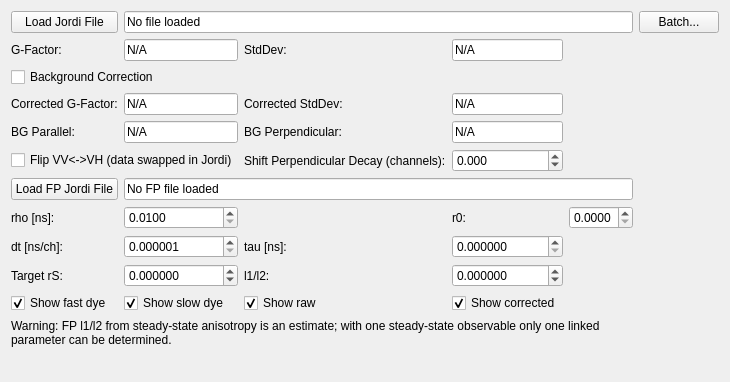
<?xml version="1.0" encoding="UTF-8"?>
<ui version="4.0">
 <class>JordiGFactorCalculator</class>
 <widget class="QWidget" name="JordiGFactorCalculator">
  <property name="windowTitle">
   <string>Jordi G-Factor Calculator</string>
  </property>
  <layout class="QVBoxLayout" name="mainLayout">
   <item>
    <layout class="QGridLayout" name="controlsLayout">
     <item row="0" column="0">
      <widget class="QPushButton" name="load_button">
       <property name="text">
        <string>Load Jordi File</string>
       </property>
      </widget>
     </item>
     <item row="0" column="1" colspan="4">
      <widget class="QLineEdit" name="file_label">
       <property name="readOnly">
        <bool>true</bool>
       </property>
       <property name="text">
        <string>No file loaded</string>
       </property>
      </widget>
     </item>
     <item row="0" column="5">
      <widget class="QPushButton" name="batch_button">
       <property name="text">
        <string>Batch...</string>
       </property>
      </widget>
     </item>

     <item row="1" column="0"><widget class="QLabel" name="g_factor_label"><property name="text"><string>G-Factor:</string></property></widget></item>
     <item row="1" column="1"><widget class="QLineEdit" name="g_factor_value"><property name="readOnly"><bool>false</bool></property><property name="text"><string>N/A</string></property></widget></item>
     <item row="1" column="2"><widget class="QLabel" name="g_factor_stddev_label"><property name="text"><string>StdDev:</string></property></widget></item>
     <item row="1" column="3"><widget class="QLineEdit" name="g_factor_stddev_value"><property name="readOnly"><bool>true</bool></property><property name="text"><string>N/A</string></property></widget></item>

     <item row="2" column="0" colspan="4">
      <widget class="QCheckBox" name="bg_correction_checkbox">
       <property name="text"><string>Background Correction</string></property>
      </widget>
     </item>

     <item row="3" column="0"><widget class="QLabel" name="corrected_g_factor_label"><property name="text"><string>Corrected G-Factor:</string></property></widget></item>
     <item row="3" column="1"><widget class="QLineEdit" name="corrected_g_factor_value"><property name="readOnly"><bool>true</bool></property><property name="text"><string>N/A</string></property></widget></item>
     <item row="3" column="2"><widget class="QLabel" name="corrected_g_factor_stddev_label"><property name="text"><string>Corrected StdDev:</string></property></widget></item>
     <item row="3" column="3"><widget class="QLineEdit" name="corrected_g_factor_stddev_value"><property name="readOnly"><bool>true</bool></property><property name="text"><string>N/A</string></property></widget></item>

     <item row="4" column="0"><widget class="QLabel" name="bg_parallel_label"><property name="text"><string>BG Parallel:</string></property></widget></item>
     <item row="4" column="1"><widget class="QLineEdit" name="bg_parallel_value"><property name="readOnly"><bool>true</bool></property><property name="text"><string>N/A</string></property></widget></item>
     <item row="4" column="2"><widget class="QLabel" name="bg_perpendicular_label"><property name="text"><string>BG Perpendicular:</string></property></widget></item>
     <item row="4" column="3"><widget class="QLineEdit" name="bg_perpendicular_value"><property name="readOnly"><bool>true</bool></property><property name="text"><string>N/A</string></property></widget></item>

     <item row="5" column="0" colspan="2">
      <widget class="QCheckBox" name="flip_checkbox">
       <property name="text"><string>Flip VV&lt;-&gt;VH (data swapped in Jordi)</string></property>
      </widget>
     </item>
     <item row="5" column="2"><widget class="QLabel" name="shift_label"><property name="text"><string>Shift Perpendicular Decay (channels):</string></property></widget></item>
     <item row="5" column="3"><widget class="QDoubleSpinBox" name="shift_spinbox"><property name="decimals"><number>3</number></property><property name="minimum"><double>-150.0</double></property><property name="maximum"><double>150.0</double></property><property name="singleStep"><double>1.0</double></property></widget></item>

     <item row="6" column="0"><widget class="QPushButton" name="fp_load_button"><property name="text"><string>Load FP Jordi File</string></property></widget></item>
     <item row="6" column="1" colspan="4"><widget class="QLineEdit" name="fp_file_label"><property name="readOnly"><bool>true</bool></property><property name="text"><string>No FP file loaded</string></property></widget></item>

     <item row="7" column="0"><widget class="QLabel" name="fp_rho_label"><property name="text"><string>rho [ns]:</string></property></widget></item>
     <item row="7" column="1"><widget class="QDoubleSpinBox" name="fp_rho_spinbox"><property name="decimals"><number>4</number></property><property name="minimum"><double>0.01</double></property><property name="maximum"><double>100000.0</double></property><property name="singleStep"><double>0.1</double></property></widget></item>
     <item row="7" column="3"><widget class="QLabel" name="fp_r0_label"><property name="text"><string>r0:</string></property></widget></item>
     <item row="7" column="4"><widget class="QDoubleSpinBox" name="fp_r0_spinbox"><property name="decimals"><number>4</number></property><property name="minimum"><double>0.0</double></property><property name="maximum"><double>1.0</double></property><property name="singleStep"><double>0.01</double></property></widget></item>

     <item row="8" column="0"><widget class="QLabel" name="fp_dt_label"><property name="text"><string>dt [ns/ch]:</string></property></widget></item>
     <item row="8" column="1"><widget class="QDoubleSpinBox" name="fp_dt_spinbox"><property name="decimals"><number>6</number></property><property name="minimum"><double>0.000001</double></property><property name="maximum"><double>1000.0</double></property><property name="singleStep"><double>0.001</double></property></widget></item>
     <item row="8" column="2"><widget class="QLabel" name="fp_tau_label"><property name="text"><string>tau [ns]:</string></property></widget></item>
     <item row="8" column="3"><widget class="QDoubleSpinBox" name="fp_tau_value"><property name="decimals"><number>6</number></property><property name="minimum"><double>0.0</double></property><property name="maximum"><double>1000000.0</double></property><property name="singleStep"><double>0.01</double></property></widget></item>

     <item row="9" column="0"><widget class="QLabel" name="fp_rs_label"><property name="text"><string>Target rS:</string></property></widget></item>
     <item row="9" column="1"><widget class="QDoubleSpinBox" name="fp_rs_value"><property name="decimals"><number>6</number></property><property name="minimum"><double>-1.0</double></property><property name="maximum"><double>1.0</double></property><property name="singleStep"><double>0.001</double></property></widget></item>
     <item row="9" column="2"><widget class="QLabel" name="fp_l1_label"><property name="text"><string>l1/l2:</string></property></widget></item>
     <item row="9" column="3"><widget class="QDoubleSpinBox" name="fp_l1_value"><property name="decimals"><number>6</number></property><property name="minimum"><double>-1.0</double></property><property name="maximum"><double>1.0</double></property><property name="singleStep"><double>0.001</double></property><property name="value"><double>0.0</double></property></widget></item>

     <item row="10" column="0"><widget class="QCheckBox" name="show_fast_checkbox"><property name="text"><string>Show fast dye</string></property><property name="checked"><bool>true</bool></property></widget></item>
     <item row="10" column="1"><widget class="QCheckBox" name="show_slow_checkbox"><property name="text"><string>Show slow dye</string></property><property name="checked"><bool>true</bool></property></widget></item>
     <item row="10" column="2"><widget class="QCheckBox" name="show_raw_checkbox"><property name="text"><string>Show raw</string></property><property name="checked"><bool>true</bool></property></widget></item>
     <item row="10" column="3"><widget class="QCheckBox" name="show_corrected_checkbox"><property name="text"><string>Show corrected</string></property><property name="checked"><bool>true</bool></property></widget></item>

     <item row="11" column="0" colspan="5">
      <widget class="QLabel" name="fp_warning_label">
       <property name="wordWrap"><bool>true</bool></property>
       <property name="text"><string>Warning: FP l1/l2 from steady-state anisotropy is an estimate; with one steady-state observable only one linked parameter can be determined.</string></property>
      </widget>
     </item>
    </layout>
   </item>
   <item>
    <layout class="QHBoxLayout" name="plotsLayout">
     <item>
      <widget class="QWidget" name="plotContainerWidget">
       <layout class="QVBoxLayout" name="plotContainerLayout"/>
      </widget>
     </item>
     <item>
      <widget class="QWidget" name="tailPlotContainerWidget">
       <layout class="QVBoxLayout" name="tailPlotContainerLayout"/>
      </widget>
     </item>
    </layout>
   </item>
  </layout>
 </widget>
 <resources/>
 <connections/>
</ui>
